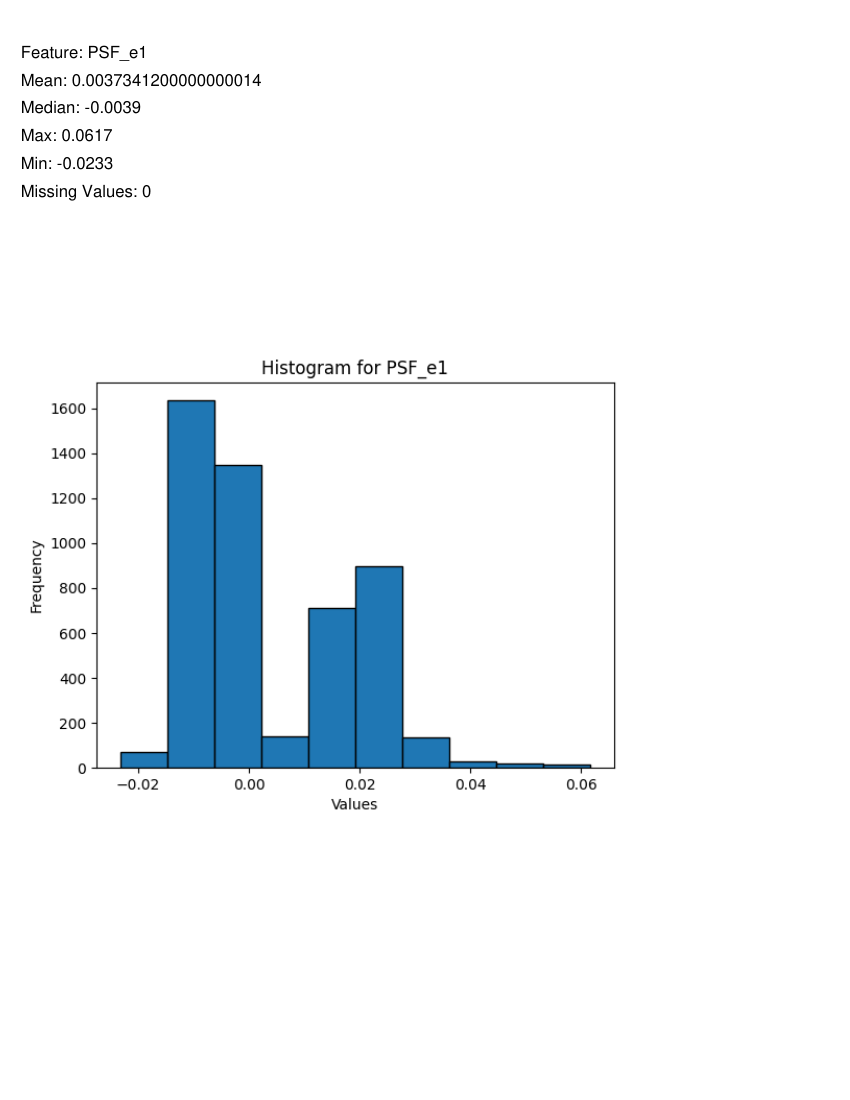

Write Python code to recreate this figure.
import pandas as pd
import matplotlib.pyplot as plt
import os
from reportlab.pdfgen import canvas
from reportlab.lib.pagesizes import letter
from io import BytesIO


def read_csv_data(file_path):

    data = pd.read_csv(file_path)
    return data

class DataPreparation:

    def __init__(self, data):

        self.data = data
    
    def process_data(self):
       
        prep_data = self.data.iloc[:,2:].copy() #we are removing the first 3 columns from the left because we are not supposed to use them
        mag_columns = ['MAG_u','MAG_g','MAG_r','MAG_i','MAG_z']
        condition = (prep_data[mag_columns].isin([99.0, -99.0]))
        prep_data[mag_columns] = prep_data[mag_columns].mask(condition, None)  #remove missing values labeled with 99.0 and -99.0 and replace with None

        prep_data_profile = prep_data.iloc[:,1:]
        return prep_data, prep_data_profile

class DataProfile:
   
    def __init__(self, data):

        self.data = data

    def collect_stats(self):
       
        column_names = self.data.columns.tolist()
        statistics_dict = {}

        for column in self.data.columns:
            
            mean = self.data[column].mean()
            median = self.data[column].median()
            max = self.data[column].max()
            min = self.data[column].min()
            missing_values = self.data[column].isnull().sum()

            statistics_dict[column] = {

                'mean': mean,
                'median':median,
                'max':max,
                'min':min,
                'missing_values': missing_values

            }

        return statistics_dict

    def generate_histogram(self, bins = 10, output_path = 'histogram'):

        if not os.path.exists(output_path):
            os.makedirs(output_path)
        
        for column in self.data.columns:

            data_without_null = self.data[column].dropna()

            plt.hist(data_without_null, bins = bins, edgecolor = 'black')
            plt.xlabel('Values')
            plt.ylabel('Frequency')

            plt.title(f'Histogram for {column}')

            output_file = os.path.join(output_path, f'{column}_histogram.png')
            plt.savefig(output_file)

            plt.close()

            print(f'Histogram saved at: {output_file}')

    def find_missing_values(self):

        missing_values_dict = {}
        for column in self.data.columns:
            missing_rows = self.data[self.data[column].isnull()].index.tolist()
            if missing_rows:
                missing_values_dict[column] = missing_rows
            else:
                missing_values_dict[column] = []

        return missing_values_dict

    def generate_pdf(self, output_path='data_profile.pdf'):
        
        buffer = BytesIO()
        pdf = canvas.Canvas(buffer, pagesize=letter)
        try:

            for column, stats in self.collect_stats().items():

                pdf.drawString(15, 750, f"Feature: {column}")
                pdf.drawString(15, 730, f"Mean: {stats['mean']}")
                pdf.drawString(15, 710, f"Median: {stats['median']}")
                pdf.drawString(15, 690, f"Max: {stats['max']}")
                pdf.drawString(15, 670, f"Min: {stats['min']}")
                pdf.drawString(15, 650, f"Missing Values: {stats['missing_values']}")

                histogram_path = os.path.join('histogram', f'{column}_histogram.png')
                pdf.drawInlineImage(histogram_path, 10, 200, width=480, height=360)

                pdf.showPage()
        finally:
            pdf.save()

        buffer.seek(0)

        with open(output_path, 'wb') as f:
            f.write(buffer.read())

        print(f'Combined PDF report saved at: {output_path}')


        



